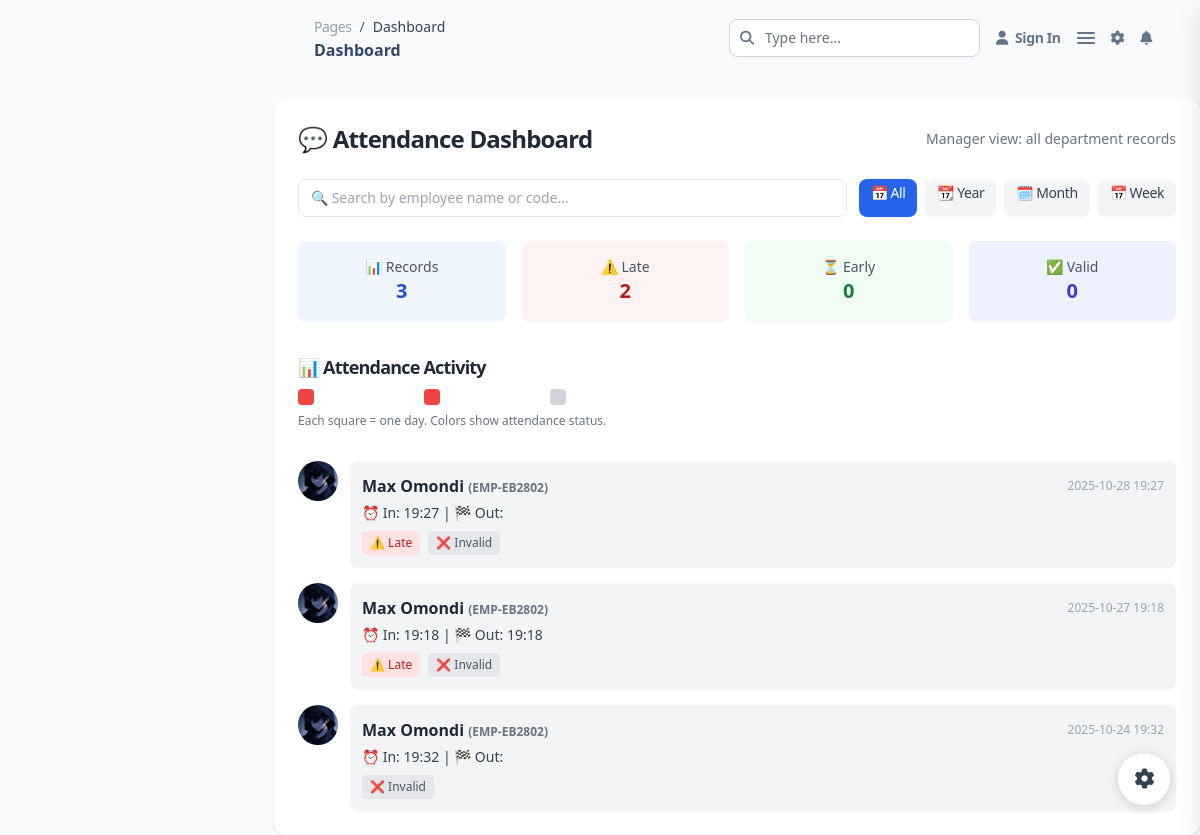
/attendance/dashboard/ (signed in), run on the app's committed database.
### attendance/models.py (models this page shows, shortened)
class Attendance(models.Model):
    employee = models.ForeignKey(
        "users.Employee",
        on_delete=models.CASCADE,
        related_name="attendances",
    )
    check_in_latitude = models.DecimalField(max_digits=9, decimal_places=6, null=True, blank=True)
    check_in_longitude = models.DecimalField(max_digits=9, decimal_places=6, null=True, blank=True)
    check_in_image = models.ImageField(upload_to="attendance_photos/", null=True, blank=True)
    check_in_date = models.DateTimeField(null=True, blank=True)
    check_out_latitude = models.DecimalField(max_digits=9, decimal_places=6, null=True, blank=True)
    check_out_longitude = models.DecimalField(max_digits=9, decimal_places=6, null=True, blank=True)
    check_out_image = models.ImageField(upload_to="attendance_photos/", null=True, blank=True)
    check_out_date = models.DateTimeField(null=True, blank=True)
    device_ip = models.GenericIPAddressField(null=True, blank=True)
    previous_ip = models.GenericIPAddressField(null=True, blank=True)
    distance_from_station = models.FloatField(null=True, blank=True)
    is_valid = models.BooleanField(default=False)
    is_late_check_in = models.BooleanField(default=False)
    is_early_check_out = models.BooleanField(default=False)
    device_changed = models.BooleanField(default=False)
    created_at = models.DateTimeField(auto_now_add=True)
    updated_at = models.DateTimeField(auto_now=True)
    VALID_DISTANCE_THRESHOLD = 100.0  # meters
    LATE_THRESHOLD_MINUTES = 10
    EARLY_THRESHOLD_MINUTES = 10
    class Meta:
        ordering = ["-check_in_date"]

### users/models.py (models this page shows, shortened)
class Employee(models.Model):
    EMPLOYMENT_TYPE_CHOICES = [
        ('full_time', 'Full-Time'),
        ('part_time', 'Part-Time'),
        ('contract', 'Contract'),
        ('intern', 'Intern'),
    ]
    GENDER_CHOICES = [
        ('male', 'Male'),
        ('female', 'Female'),
        ('other', 'Other'),
    ]
    MARITAL_STATUS_CHOICES = [
        ('single', 'Single'),
        ('married', 'Married'),
        ('divorced', 'Divorced'),
        ('widowed', 'Widowed'),
    ]
    JOB_STATUS_CHOICES = [
        ('active', 'Active'),
        ('suspended', 'Suspended'),
        ('terminated', 'Terminated'),
        ('resigned', 'Resigned'),
    ]
    employee_code = models.CharField(max_length=20, unique=True)
    full_name = models.CharField(max_length=255, null=True)
    phone_number = models.CharField(max_length=20,null=True)
    date_of_joining = models.DateField(null=True, blank=True)
    department = models.ForeignKey(Department, on_delete=models.SET_NULL, null=True, blank=True)
    sub_department = models.ForeignKey(SubDepartment, on_delete=models.SET_NULL, null=True, blank=True)
    stations = models.ManyToManyField(
        "attendance.Station",
        related_name="employees",
        blank=True
    )
    job_position = models.CharField(max_length=255, blank=True, null=True)
    employment_type = models.CharField(max_length=50, choices=[("full_time", "Full Time"), ("part_time", "Part Time"), ("contract", "Contract")])
    gender = models.CharField(max_length=10,null=True, choices=[("male", "Male"), ("female", "Female"), ("other", "Other")])
    marital_status = models.CharField(max_length=15,null=True, choices=[("single", "Single"), ("married", "Married"), ("divorced", "Divorced")])
    job_status = models.CharField(max_length=20, choices=[("active", "Active"), ("inactive", "Inactive")])
    national_id = models.CharField(max_length=20, blank=True, null=True)
    date_of_birth = models.DateField(null=True, blank=True)
    address = models.TextField(blank=True, null=True)
    bank_account_number = models.CharField(max_length=30, blank=True, null=True)
    bank_name = models.CharField(max_length=100, blank=True, null=True)
    next_of_kin_name = models.CharField(max_length=255, blank=True, null=True)
    next_of_kin_relationship = models.CharField(max_length=100, blank=True, null=True)
    next_of_kin_phone = models.CharField(max_length=20, blank=True, null=True)
    documents = models.FileField(upload_to="employee_docs/", blank=True, null=True)
    profile_image = models.ImageField(
        upload_to="employee_photos/",
        null=True,
        blank=True,
        help_text="Upload employee profile picture"
    )
    created_at = models.DateTimeField(auto_now_add=True)
    updated_at = models.DateTimeField(auto_now=True)
    bank_account_number = models.CharField(max_length=30, blank=True, null=True)
    bank_name = models.CharField(max_length=100, blank=True, null=True)
    basic_salary = models.DecimalField(
        max_digits=10, decimal_places=2,
        default=0,
        help_text="Base salary of the employee"
    )
    allowances = models.ManyToManyField(
        'payroll.Allowance',
        blank=True,
        related_name='employees',
        help_text="Allowances applicable to this employee"
    )
    overtime_rate = models.DecimalField(
        max_digits=10, decimal_places=2,
        default=0,
        help_text="Standard overtime rate per hour"
    )
    night_overtime_rate = models.DecimalField(
        max_digits=10, decimal_places=2,
        default=0,
        help_text="Night overtime rate per hour"
    )
    weekend_overtime_rate = models.DecimalField(
        max_digits=10, decimal_places=2,
        default=0,
        help_text="Weekend overtime rate per hour"
    )

### attendance/web/views.py (the view)
# urls.py: path("dashboard/", attendance_dashboard, name="attendance-dashboard"),
@login_required
def attendance_dashboard(request):
    user = request.user
    employee = get_employee_for_user(user)
    if user.is_manager and employee and employee.department:
        qs = Attendance.objects.filter(employee__department=employee.department)
    elif employee:
        qs = Attendance.objects.filter(employee=employee)
    else:
        qs = Attendance.objects.none()
    search_query = request.GET.get("search")
    if search_query:
        qs = qs.filter(
            Q(employee__full_name__icontains=search_query) |
            Q(employee__employee_code__icontains=search_query)
        )
    toggle = request.GET.get("period", "all")
    now = timezone.now()
    if toggle == "year":
        qs = qs.filter(check_in_date__year=now.year)
    elif toggle == "month":
        qs = qs.filter(check_in_date__year=now.year, check_in_date__month=now.month)
    elif toggle == "week":
        start_week = now - datetime.timedelta(days=now.weekday())
        end_week = start_week + datetime.timedelta(days=7)
        qs = qs.filter(check_in_date__date__gte=start_week.date(),
                       check_in_date__date__lt=end_week.date())
    qs = qs.order_by("-check_in_date")
    total_count = qs.count()
    late_count = qs.filter(is_late_check_in=True).count()
    early_count = qs.filter(is_early_check_out=True).count()
    valid_count = qs.filter(is_valid=True).count()
    context = {
        "attendances": qs,
        "is_manager": user.is_manager,
        "total_count": total_count,
        "late_count": late_count,
        "early_count": early_count,
        "valid_count": valid_count,
        "toggle": toggle,
    }
    if request.headers.get("HX-Request") == "true" and not request.headers.get("HX-Boosted"):
        return render(request, "attendance/partials/attendance_dashboard_content.html", context)
    return render(request, "attendance/attendance_dashboard.html", context)

### attendance/web/views.py (called while the page is built)
def get_employee_for_user(user):
    try:
        return Employee.objects.get(employee_code=user.username)
    except Employee.DoesNotExist:
        return None

### users/models.py (called while the page is built)
    @property
    def is_manager(self):
        return self.role == 'manager'

### attendance/templates/attendance/attendance_dashboard.html (shortened to what this page needs)
{% extends "configs/base.html" %}
{% load static %}
{% block content %}
  <main class="ease-soft-in-out xl:ml-68.5 relative h-full max-h-screen rounded-xl transition-all duration-200">
    {% include 'configs/partials/main-top-nav.html' %}
    <section class="max-w-6xl mx-auto bg-white shadow rounded-xl p-6 mt-6">
      <header class="mb-6 flex flex-col sm:flex-row sm:items-center sm:justify-between gap-2">
        <h2 class="text-2xl font-bold text-gray-800">💬 Attendance Dashboard</h2>
        <p class="text-sm text-gray-500">
          {% if is_manager %} Manager view: all department records {% else %} Your attendance records {% endif %}
        </p>
      </header>
      <div class="flex flex-col sm:flex-row gap-3 mb-6">
        <form hx-get="{% url 'attendance-dashboard' %}"
              hx-target="#dashboard-container"
              hx-trigger="keyup changed delay:300ms from:input[name='search']"
              hx-swap="innerHTML"
              onsubmit="return false;"
              class="flex-1">
          <input type="text" name="search" value="{{ request.GET.search }}"
                 placeholder="🔍 Search by employee name or code..."
                 class="w-full border rounded-lg px-3 py-2 text-sm focus:outline-none focus:ring-2 focus:ring-blue-500">
        </form>
        <div class="flex gap-2">
          <a hx-get="{% url 'attendance-dashboard' %}?period=all"
             hx-target="#dashboard-container"
             hx-swap="innerHTML"
             class="px-3 py-1 rounded-lg text-sm {% if toggle == 'all' %}bg-blue-600 text-white{% else %}bg-gray-100 text-gray-700{% endif %}">📅 All</a>
          <a hx-get="{% url 'attendance-dashboard' %}?period=year"
             hx-target="#dashboard-container"
             hx-swap="innerHTML"
             class="px-3 py-1 rounded-lg text-sm {% if toggle == 'year' %}bg-blue-600 text-white{% else %}bg-gray-100 text-gray-700{% endif %}">📆 Year</a>
          <a hx-get="{% url 'attendance-dashboard' %}?period=month"
             hx-target="#dashboard-container"
             hx-swap="innerHTML"
             class="px-3 py-1 rounded-lg text-sm {% if toggle == 'month' %}bg-blue-600 text-white{% else %}bg-gray-100 text-gray-700{% endif %}">🗓️ Month</a>
          <a hx-get="{% url 'attendance-dashboard' %}?period=week"
             hx-target="#dashboard-container"
             hx-swap="innerHTML"
             class="px-3 py-1 rounded-lg text-sm {% if toggle == 'week' %}bg-blue-600 text-white{% else %}bg-gray-100 text-gray-700{% endif %}">📅 Week</a>
        </div>
      </div>
      <div id="dashboard-container">
        {% include "attendance/partials/attendance_dashboard_content.html" %}
      </div>
    </section>
  </main>
{% endblock %}

### attendance/templates/attendance/partials/attendance_dashboard_content.html (shortened to what this page needs)
<div class="grid grid-cols-2 sm:grid-cols-4 gap-4 mb-8">
  <div class="bg-blue-50 rounded-lg p-4 text-center shadow-sm">
    <p class="text-sm text-gray-600">📊 Records</p>
    <p class="text-xl font-bold text-blue-700">{{ total_count }}</p>
  </div>
  <div class="bg-red-50 rounded-lg p-4 text-center shadow-sm">
    <p class="text-sm text-gray-600">⚠️ Late</p>
    <p class="text-xl font-bold text-red-700">{{ late_count }}</p>
  </div>
  <div class="bg-green-50 rounded-lg p-4 text-center shadow-sm">
    <p class="text-sm text-gray-600">⏳ Early</p>
    <p class="text-xl font-bold text-green-700">{{ early_count }}</p>
  </div>
  <div class="bg-indigo-50 rounded-lg p-4 text-center shadow-sm">
    <p class="text-sm text-gray-600">✅ Valid</p>
    <p class="text-xl font-bold text-indigo-700">{{ valid_count }}</p>
  </div>
</div>
<div class="mb-8">
  <h3 class="text-lg font-semibold text-gray-800 mb-2">📊 Attendance Activity</h3>
  <div class="grid grid-cols-7 gap-1">
    {% for record in attendances %}
      {% if record.is_late_check_in %}
        <div class="w-4 h-4 bg-red-500 rounded" title="{{ record.check_in_date|date:'Y-m-d' }} ⚠️ Late"></div>
      {% elif record.is_early_check_out %}
        <div class="w-4 h-4 bg-green-500 rounded" title="{{ record.check_in_date|date:'Y-m-d' }} ⏳ Early"></div>
      {% elif record.is_valid %}
        <div class="w-4 h-4 bg-blue-500 rounded" title="{{ record.check_in_date|date:'Y-m-d' }} ✅ Valid"></div>
      {% else %}
        <div class="w-4 h-4 bg-gray-300 rounded" title="{{ record.check_in_date|date:'Y-m-d' }} ❌ Invalid"></div>
      {% endif %}
    {% endfor %}
  </div>
  <p class="text-xs text-gray-500 mt-2">Each square = one day. Colors show attendance status.</p>
</div>
<div class="space-y-4">
  {% for record in attendances %}
    <div class="flex items-start gap-3">
      {% if record.employee.profile_image %}
        <img src="{{ record.employee.profile_image.url }}" alt="Profile"
             class="w-10 h-10 rounded-full object-cover">
      {% else %}
        <div class="w-10 h-10 rounded-full bg-gray-300 flex items-center justify-center text-gray-600">👤</div>
      {% endif %}
      <div class="flex-1">
        <div class="bg-gray-100 rounded-lg p-3 shadow-sm">
          <div class="flex justify-between items-center">
            <p class="font-semibold text-gray-800">
              {{ record.employee.full_name }}
              <span class="text-xs text-gray-500">({{ record.employee.employee_code }})</span>
            </p>
            <span class="text-xs text-gray-400">{{ record.check_in_date|date:"Y-m-d H:i" }}</span>
          </div>
          <p class="text-sm text-gray-700 mt-1">
            ⏰ In: {{ record.check_in_date|time:"H:i" }} | 🏁 Out: {{ record.check_out_date|time:"H:i" }}
          </p>
          <div class="mt-2 flex gap-2">
            {% if record.is_late_check_in %}
              <span class="px-2 py-1 text-xs rounded bg-red-100 text-red-700">⚠️ Late</span>
            {% endif %}
            {% if record.is_valid %}
              <span class="px-2 py-1 text-xs rounded bg-blue-100 text-blue-700">✅ Valid</span>
            {% else %}
              <span class="px-2 py-1 text-xs rounded bg-gray-200 text-gray-600">❌ Invalid</span>
            {% endif %}
          </div>
        </div>
      </div>
    </div>
  {% empty %}
    <p class="text-center text-gray-500">🙅 No records found</p>
  {% endfor %}
</div>

### data on the page
Attendance: employee.profile_image (picture), employee.full_name "Max Omondi", employee.employee_code "EMP-EB2802", check_in_date "2025-10-28 19:27", check_in_date "19:27", is_late_check_in "⚠️ Late", is_valid "❌ Invalid"
Attendance: employee.profile_image (picture), employee.full_name "Max Omondi", employee.employee_code "EMP-EB2802", check_in_date "2025-10-27 19:18", check_in_date "19:18", check_out_date "19:18", is_late_check_in "⚠️ Late", is_valid "❌ Invalid"
Attendance: employee.profile_image (picture), employee.full_name "Max Omondi", employee.employee_code "EMP-EB2802", check_in_date "2025-10-24 19:32", check_in_date "19:32", is_valid "❌ Invalid"

### other printed values
{{ total_count }} "3"
{{ late_count }} "2"
{{ early_count }} "0"
{{ valid_count }} "0"
